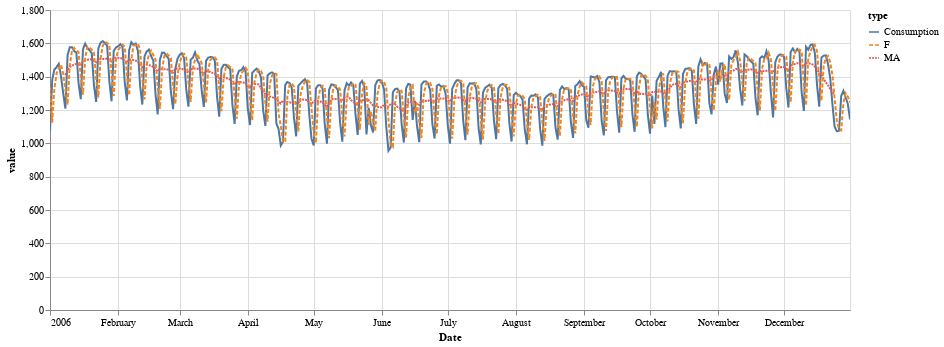

This figure's notebook cell:
### Code cell
# Single exponential smoothing
data['MA'] = moving_average(data.Consumption, 7)
level, forecast = ses(data.Consumption, 0.8)
data['L'] = level
data['F'] = forecast

source = data.drop('L', axis=1).transpose().stack().reset_index().rename(columns={'level_0': 'type', 0: 'value'})

alt.Chart(source).mark_line().encode(
    x='Date',
    y='value',
    color='type',
    strokeDash='type',
).properties(
    width=800,
    height=300
).interactive()

### Figure 1 — Vega-Lite specification as saved in the notebook (floating-point values rounded to 4 significant figures; data arrays with more than 128 entries replaced by an {"elided": "..."} marker saying what was removed)
{"config": {"view": {"continuousWidth": 400, "continuousHeight": 300}}, "data": {"name": "data-d5f058fdf930909f4ac52aab04f05dc9"}, "mark": "line", "encoding": {"color": {"type": "nominal", "field": "type"}, "strokeDash": {"type": "nominal", "field": "type"}, "x": {"type": "temporal", "field": "Date"}, "y": {"type": "quantitative", "field": "value"}}, "height": 300, "selection": {"selector002": {"type": "interval", "bind": "scales", "encodings": ["x", "y"]}}, "width": 800, "$schema": "https://vega.github.io/schema/vega-lite/v4.8.1.json", "datasets": {"data-d5f058fdf930909f4ac52aab04f05dc9": {"elided": "1081 records"}}}
